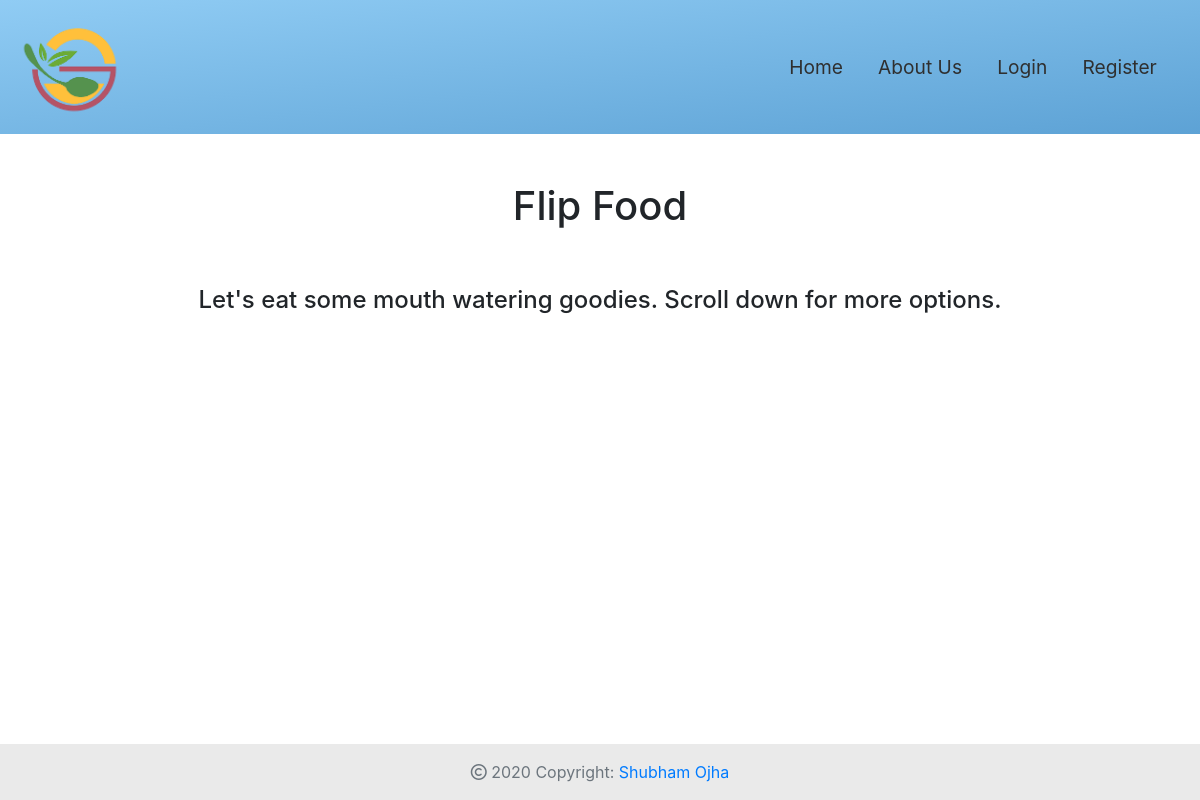
The app's page /, older data.
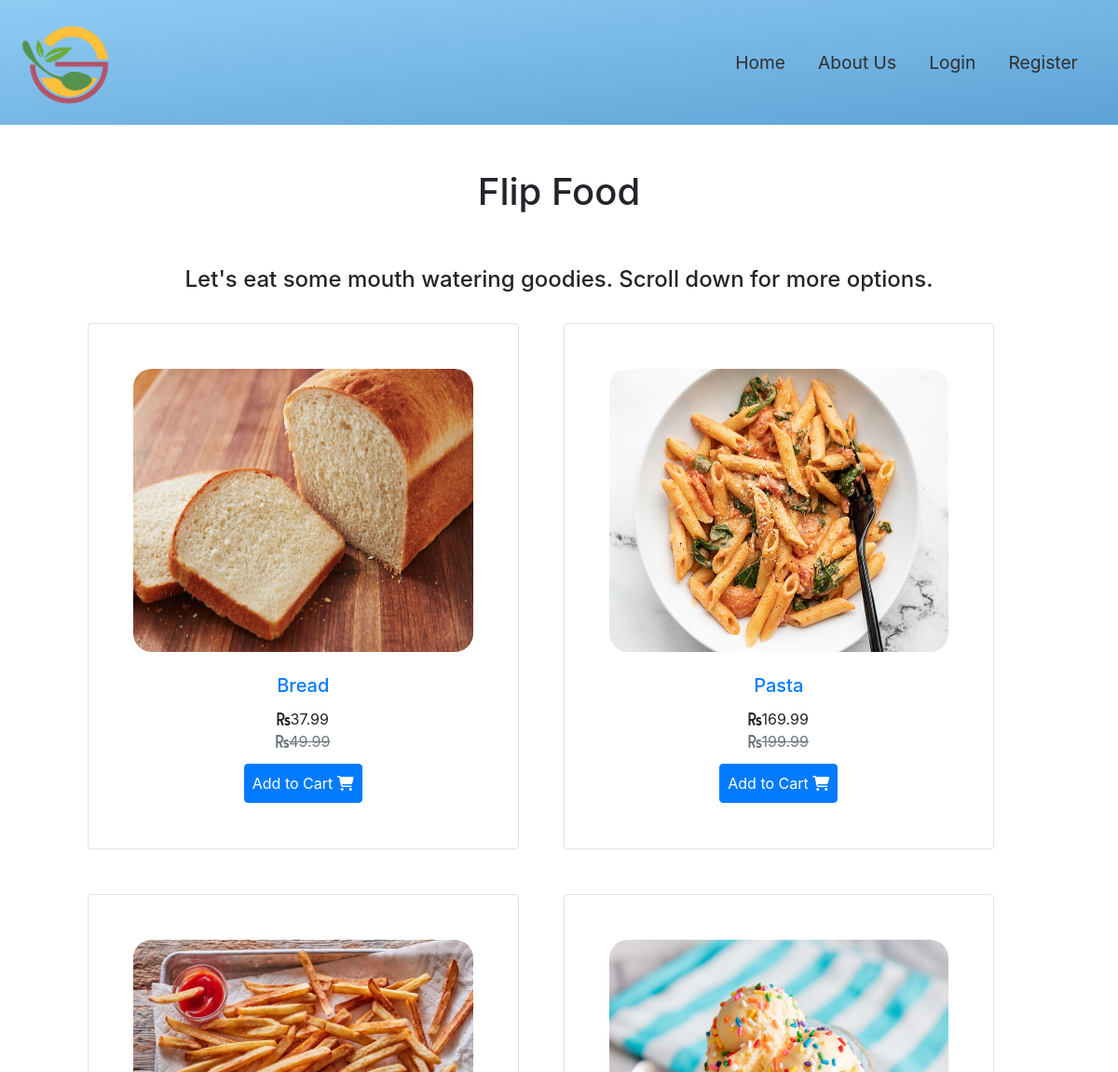
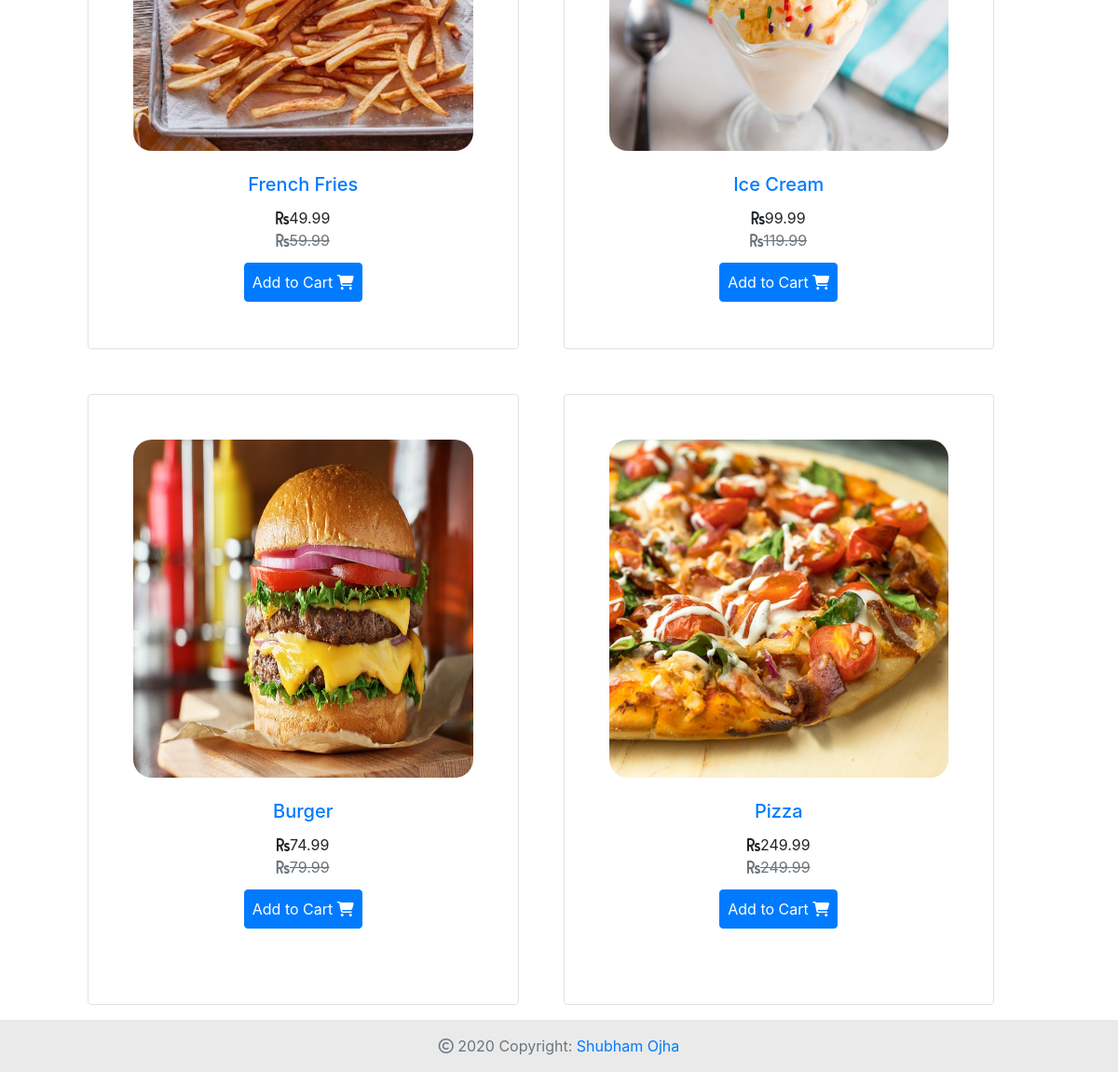
The same page, newer data (2 pictures, top to bottom).
### food_delivery/models.py (models this page shows, shortened)
class Food( models.Model):
    name = models.CharField( max_length= 75)
    description = models.TextField()
    datePosted = models.DateTimeField( auto_now= True)
    seller = models.ForeignKey( User, on_delete= models.CASCADE, default= 1)
    image = models.ImageField( blank= False, null= True, upload_to= 'foods')
    price = models.DecimalField( max_digits= 5, decimal_places= 2)
    discount = models.DecimalField( max_digits= 5, decimal_places= 2)
    quantity = models.IntegerField( default= 0)
    ingredients = models.TextField( default= 'Details not provided by Chef')
    @property
    def actualValue( self):
        return self.price - self.discount

### food_delivery/views.py (the view)
# urls.py: path( '', FoodListView.as_view(), name='food-delivery-home'),
class FoodListView( ListView):
    model = Food
    template_name = 'food_delivery/main.html'
    context_object_name = 'foods'
    ordering = ['-datePosted']
    paginate_by = 8

### food_delivery/templates/food_delivery/main.html (shortened to what this page needs)
{% extends 'food_delivery/base.html' %}
{% load static %}
{% block header %}
Flip Food
{% endblock header %}
{% block main-content %}
    <link rel="stylesheet" href="{% static 'food_delivery/main.css' %}">
    <h4 class="text-center">
        Let's eat some mouth watering goodies. Scroll down for more options.
    </h4>
    <div class="row text-center" style="align-content: center;" id = "food-cards-container">
        {% for food in foods %}
        <div class="col-md-5 border p-5 m-4 rounded text-center pb-0 food-card" >
                <img src="{{ food.image.url }}" alt="{{ food.name }}'s Image'" class="main-food-photo">
            <div class="food-content p-4">
                <a href="{% url 'food-delivery-food-detail' food.id %}"><h5>{{ food.name }}</h5></a>
                <div class="food-price p-1">
                    <i class="fas fa-rupee-sign"></i>{{ food.actualValue }} <br>
                    <span class="text-muted" style="text-decoration:line-through">
                        <i class="fas fa-rupee-sign"></i>{{food.price}}
                    </span>
                </div>
                <div class="btn btn-primary p-2 m-2">
                    Add to Cart <i class="fas fa-shopping-cart"></i>
                </div>
            </div>
        </div>
        {% endfor %}
    </div>
{% endblock main-content %}

### food_delivery/templates/food_delivery/base.html (shortened to what this page needs)
<!DOCTYPE html>
<html lang="en">
<head>
	{% load static %}
	<link rel="stylesheet" href="{% static 'food_delivery/base.css' %}">
	<link rel="stylesheet" href="https://stackpath.bootstrapcdn.com/bootstrap/4.5.2/css/bootstrap.min.css">
</head>
<body>
	<nav class="navbar navbar-expand-md navbar-fixed-top">
		<a class="navbar-brand" href="#"><img src="{% static 'food_delivery/foodflip-logo.png' %}" alt="FoodFlip Logo"></a>
		<div class="collapse navbar-collapse" id="main-navigation">
			<ul class="navbar-nav">
				<li class="nav-item">
					<a class="nav-link" href="{% url 'food-delivery-home' %}">Home</a>
				</li>
				<li class="nav-item">
					<a class="nav-link" href="{% url 'food-delivery-about' %}">About Us</a>
				</li>
				{% if user.is_authenticated %}
				<li class="nav-item">
					<a class="nav-link" href="{% url 'cart-cart' %}">Cart <i class="fas fa-shopping-cart" style="font-size: 1.3em;"></i></a>
				</li>
				<li class="nav-item">
					<a class="nav-link" href="{% url 'users-logout' %}">Logout</a>
				</li>
				<li class="nav-item">
					<a href="{% url 'users-profile' %}" class="nav-link">Welcome! {{user.username}}</a>
				</li>
				{% else %}
					<li class="nav-item">
						<a class="nav-link" href="{% url 'users-login' %}">Login</a>
					</li>
					<li class="nav-item">
						<a class="nav-link" href="{% url 'users-register' %}">Register</a>
					</li>
				{% endif %}
			</ul>
		</div>
	</nav>
	<div class="container-lg">
		<h1 class="text-center py-5">
			{% block header %}
			{% endblock header %}
		</h1>
		<div class="main-content">
			{% block main-content %}
			{% endblock main-content %}
		</div>
	</div>
	<footer class="page-footer font-small fixed-bottom text-center py-3">
		<div class="container-lg">
			<div class="footer-copyright text-muted">
				<i class="far fa-copyright"></i> 2020 Copyright: <a href="https://commanderbaman.github.io/19D070056_WEB_DEV/">Shubham Ojha</a>
			</div>
		</div>
	</footer>
</body>
</html>

### food_delivery/static/food_delivery/base.css (style rules this page uses)
.navbar { background-image: linear-gradient(to bottom right, #90CCF4, #5DA2D5); }
.navbar .navbar-brand img { height: 13.5vh; }
.nav-link, .navbar-brand { color: #2f2f2f; font-size: 1.2em; }
.nav-link { margin-right: 1em !important; transition-duration: 0.3s; }
.navbar-collapse { justify-content: flex-end; }
.main-content { width: 100%; margin: auto; }
footer { background-color: #eaeaea; }

### food_delivery/static/food_delivery/main.css (style rules this page uses)
img.main-food-photo { width: 100%; height: 65%; border-radius: 20px; }
#food-cards-container { width: 100%; position: relative; left: 40px; }

Row changes from the older to the newer data that the page shows:
added Food: image (picture), name "Bread", actualValue "37.99", price "49.99"
added Food: image (picture), name "Pasta", actualValue "169.99", price "199.99"
added Food: image (picture), name "French Fries", actualValue "49.99", price "59.99"
added Food: image (picture), name "Ice Cream", actualValue "99.99", price "119.99"
added Food: image (picture), name "Burger", actualValue "74.99", price "79.99"
added Food: image (picture), name "Pizza", actualValue "249.99", price "249.99"
